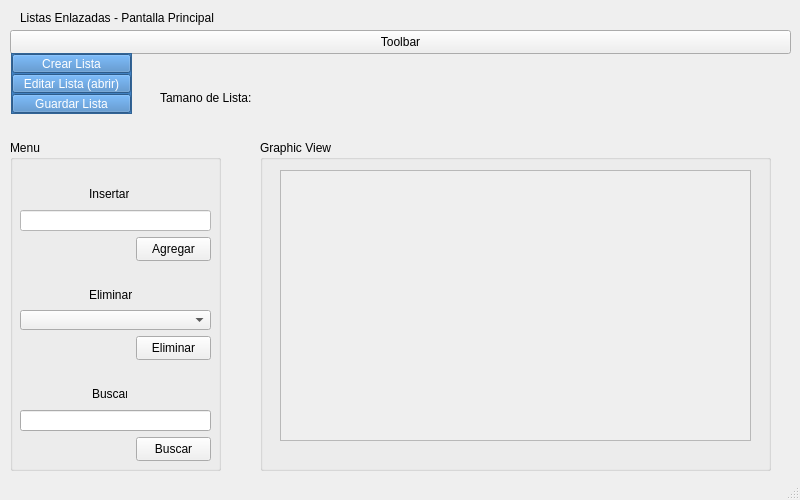
<?xml version="1.0" encoding="UTF-8"?>
<ui version="4.0">
 <class>MainWindowClass</class>
 <widget class="QMainWindow" name="MainWindowClass">
  <property name="geometry">
   <rect>
    <x>0</x>
    <y>0</y>
    <width>800</width>
    <height>500</height>
   </rect>
  </property>
  <property name="windowTitle">
   <string>MainWindow</string>
  </property>
  <property name="styleSheet">
   <string notr="true"/>
  </property>
  <widget class="QWidget" name="centralWidget">
   <widget class="QLabel" name="label_titulo">
    <property name="geometry">
     <rect>
      <x>20</x>
      <y>10</y>
      <width>251</width>
      <height>16</height>
     </rect>
    </property>
    <property name="styleSheet">
     <string notr="true">font: 10pt &quot;Segoe UI&quot;;</string>
    </property>
    <property name="text">
     <string>Listas Enlazadas - Pantalla Principal</string>
    </property>
   </widget>
   <widget class="QPushButton" name="butt_toolbar">
    <property name="geometry">
     <rect>
      <x>10</x>
      <y>30</y>
      <width>781</width>
      <height>24</height>
     </rect>
    </property>
    <property name="styleSheet">
     <string notr="true"/>
    </property>
    <property name="text">
     <string>Toolbar</string>
    </property>
   </widget>
   <widget class="QGroupBox" name="groupBox_menu">
    <property name="geometry">
     <rect>
      <x>10</x>
      <y>140</y>
      <width>211</width>
      <height>331</height>
     </rect>
    </property>
    <property name="palette">
     <palette>
      <active>
       <colorrole role="WindowText">
        <brush brushstyle="SolidPattern">
         <color alpha="255">
          <red>0</red>
          <green>0</green>
          <blue>0</blue>
         </color>
        </brush>
       </colorrole>
       <colorrole role="Button">
        <brush brushstyle="SolidPattern">
         <color alpha="255">
          <red>189</red>
          <green>189</green>
          <blue>189</blue>
         </color>
        </brush>
       </colorrole>
       <colorrole role="Light">
        <brush brushstyle="SolidPattern">
         <color alpha="255">
          <red>255</red>
          <green>255</green>
          <blue>255</blue>
         </color>
        </brush>
       </colorrole>
       <colorrole role="Midlight">
        <brush brushstyle="SolidPattern">
         <color alpha="255">
          <red>222</red>
          <green>222</green>
          <blue>222</blue>
         </color>
        </brush>
       </colorrole>
       <colorrole role="Dark">
        <brush brushstyle="SolidPattern">
         <color alpha="255">
          <red>94</red>
          <green>94</green>
          <blue>94</blue>
         </color>
        </brush>
       </colorrole>
       <colorrole role="Mid">
        <brush brushstyle="SolidPattern">
         <color alpha="255">
          <red>126</red>
          <green>126</green>
          <blue>126</blue>
         </color>
        </brush>
       </colorrole>
       <colorrole role="Text">
        <brush brushstyle="SolidPattern">
         <color alpha="255">
          <red>0</red>
          <green>0</green>
          <blue>0</blue>
         </color>
        </brush>
       </colorrole>
       <colorrole role="BrightText">
        <brush brushstyle="SolidPattern">
         <color alpha="255">
          <red>255</red>
          <green>255</green>
          <blue>255</blue>
         </color>
        </brush>
       </colorrole>
       <colorrole role="ButtonText">
        <brush brushstyle="SolidPattern">
         <color alpha="255">
          <red>0</red>
          <green>0</green>
          <blue>0</blue>
         </color>
        </brush>
       </colorrole>
       <colorrole role="Base">
        <brush brushstyle="SolidPattern">
         <color alpha="255">
          <red>255</red>
          <green>255</green>
          <blue>255</blue>
         </color>
        </brush>
       </colorrole>
       <colorrole role="Window">
        <brush brushstyle="SolidPattern">
         <color alpha="255">
          <red>189</red>
          <green>189</green>
          <blue>189</blue>
         </color>
        </brush>
       </colorrole>
       <colorrole role="Shadow">
        <brush brushstyle="SolidPattern">
         <color alpha="255">
          <red>0</red>
          <green>0</green>
          <blue>0</blue>
         </color>
        </brush>
       </colorrole>
       <colorrole role="AlternateBase">
        <brush brushstyle="SolidPattern">
         <color alpha="255">
          <red>222</red>
          <green>222</green>
          <blue>222</blue>
         </color>
        </brush>
       </colorrole>
       <colorrole role="ToolTipBase">
        <brush brushstyle="SolidPattern">
         <color alpha="255">
          <red>255</red>
          <green>255</green>
          <blue>220</blue>
         </color>
        </brush>
       </colorrole>
       <colorrole role="ToolTipText">
        <brush brushstyle="SolidPattern">
         <color alpha="255">
          <red>0</red>
          <green>0</green>
          <blue>0</blue>
         </color>
        </brush>
       </colorrole>
       <colorrole role="PlaceholderText">
        <brush brushstyle="SolidPattern">
         <color alpha="127">
          <red>0</red>
          <green>0</green>
          <blue>0</blue>
         </color>
        </brush>
       </colorrole>
      </active>
      <inactive>
       <colorrole role="WindowText">
        <brush brushstyle="SolidPattern">
         <color alpha="255">
          <red>0</red>
          <green>0</green>
          <blue>0</blue>
         </color>
        </brush>
       </colorrole>
       <colorrole role="Button">
        <brush brushstyle="SolidPattern">
         <color alpha="255">
          <red>240</red>
          <green>240</green>
          <blue>240</blue>
         </color>
        </brush>
       </colorrole>
       <colorrole role="Light">
        <brush brushstyle="SolidPattern">
         <color alpha="255">
          <red>255</red>
          <green>255</green>
          <blue>255</blue>
         </color>
        </brush>
       </colorrole>
       <colorrole role="Midlight">
        <brush brushstyle="SolidPattern">
         <color alpha="255">
          <red>227</red>
          <green>227</green>
          <blue>227</blue>
         </color>
        </brush>
       </colorrole>
       <colorrole role="Dark">
        <brush brushstyle="SolidPattern">
         <color alpha="255">
          <red>160</red>
          <green>160</green>
          <blue>160</blue>
         </color>
        </brush>
       </colorrole>
       <colorrole role="Mid">
        <brush brushstyle="SolidPattern">
         <color alpha="255">
          <red>160</red>
          <green>160</green>
          <blue>160</blue>
         </color>
        </brush>
       </colorrole>
       <colorrole role="Text">
        <brush brushstyle="SolidPattern">
         <color alpha="255">
          <red>0</red>
          <green>0</green>
          <blue>0</blue>
         </color>
        </brush>
       </colorrole>
       <colorrole role="BrightText">
        <brush brushstyle="SolidPattern">
         <color alpha="255">
          <red>255</red>
          <green>255</green>
          <blue>255</blue>
         </color>
        </brush>
       </colorrole>
       <colorrole role="ButtonText">
        <brush brushstyle="SolidPattern">
         <color alpha="255">
          <red>0</red>
          <green>0</green>
          <blue>0</blue>
         </color>
        </brush>
       </colorrole>
       <colorrole role="Base">
        <brush brushstyle="SolidPattern">
         <color alpha="255">
          <red>255</red>
          <green>255</green>
          <blue>255</blue>
         </color>
        </brush>
       </colorrole>
       <colorrole role="Window">
        <brush brushstyle="SolidPattern">
         <color alpha="255">
          <red>240</red>
          <green>240</green>
          <blue>240</blue>
         </color>
        </brush>
       </colorrole>
       <colorrole role="Shadow">
        <brush brushstyle="SolidPattern">
         <color alpha="255">
          <red>105</red>
          <green>105</green>
          <blue>105</blue>
         </color>
        </brush>
       </colorrole>
       <colorrole role="AlternateBase">
        <brush brushstyle="SolidPattern">
         <color alpha="255">
          <red>245</red>
          <green>245</green>
          <blue>245</blue>
         </color>
        </brush>
       </colorrole>
       <colorrole role="ToolTipBase">
        <brush brushstyle="SolidPattern">
         <color alpha="255">
          <red>255</red>
          <green>255</green>
          <blue>220</blue>
         </color>
        </brush>
       </colorrole>
       <colorrole role="ToolTipText">
        <brush brushstyle="SolidPattern">
         <color alpha="255">
          <red>0</red>
          <green>0</green>
          <blue>0</blue>
         </color>
        </brush>
       </colorrole>
       <colorrole role="PlaceholderText">
        <brush brushstyle="SolidPattern">
         <color alpha="128">
          <red>0</red>
          <green>0</green>
          <blue>0</blue>
         </color>
        </brush>
       </colorrole>
      </inactive>
      <disabled>
       <colorrole role="WindowText">
        <brush brushstyle="SolidPattern">
         <color alpha="255">
          <red>94</red>
          <green>94</green>
          <blue>94</blue>
         </color>
        </brush>
       </colorrole>
       <colorrole role="Button">
        <brush brushstyle="SolidPattern">
         <color alpha="255">
          <red>189</red>
          <green>189</green>
          <blue>189</blue>
         </color>
        </brush>
       </colorrole>
       <colorrole role="Light">
        <brush brushstyle="SolidPattern">
         <color alpha="255">
          <red>255</red>
          <green>255</green>
          <blue>255</blue>
         </color>
        </brush>
       </colorrole>
       <colorrole role="Midlight">
        <brush brushstyle="SolidPattern">
         <color alpha="255">
          <red>222</red>
          <green>222</green>
          <blue>222</blue>
         </color>
        </brush>
       </colorrole>
       <colorrole role="Dark">
        <brush brushstyle="SolidPattern">
         <color alpha="255">
          <red>94</red>
          <green>94</green>
          <blue>94</blue>
         </color>
        </brush>
       </colorrole>
       <colorrole role="Mid">
        <brush brushstyle="SolidPattern">
         <color alpha="255">
          <red>126</red>
          <green>126</green>
          <blue>126</blue>
         </color>
        </brush>
       </colorrole>
       <colorrole role="Text">
        <brush brushstyle="SolidPattern">
         <color alpha="255">
          <red>94</red>
          <green>94</green>
          <blue>94</blue>
         </color>
        </brush>
       </colorrole>
       <colorrole role="BrightText">
        <brush brushstyle="SolidPattern">
         <color alpha="255">
          <red>255</red>
          <green>255</green>
          <blue>255</blue>
         </color>
        </brush>
       </colorrole>
       <colorrole role="ButtonText">
        <brush brushstyle="SolidPattern">
         <color alpha="255">
          <red>94</red>
          <green>94</green>
          <blue>94</blue>
         </color>
        </brush>
       </colorrole>
       <colorrole role="Base">
        <brush brushstyle="SolidPattern">
         <color alpha="255">
          <red>189</red>
          <green>189</green>
          <blue>189</blue>
         </color>
        </brush>
       </colorrole>
       <colorrole role="Window">
        <brush brushstyle="SolidPattern">
         <color alpha="255">
          <red>189</red>
          <green>189</green>
          <blue>189</blue>
         </color>
        </brush>
       </colorrole>
       <colorrole role="Shadow">
        <brush brushstyle="SolidPattern">
         <color alpha="255">
          <red>0</red>
          <green>0</green>
          <blue>0</blue>
         </color>
        </brush>
       </colorrole>
       <colorrole role="AlternateBase">
        <brush brushstyle="SolidPattern">
         <color alpha="255">
          <red>245</red>
          <green>245</green>
          <blue>245</blue>
         </color>
        </brush>
       </colorrole>
       <colorrole role="ToolTipBase">
        <brush brushstyle="SolidPattern">
         <color alpha="255">
          <red>255</red>
          <green>255</green>
          <blue>220</blue>
         </color>
        </brush>
       </colorrole>
       <colorrole role="ToolTipText">
        <brush brushstyle="SolidPattern">
         <color alpha="255">
          <red>0</red>
          <green>0</green>
          <blue>0</blue>
         </color>
        </brush>
       </colorrole>
       <colorrole role="PlaceholderText">
        <brush brushstyle="SolidPattern">
         <color alpha="128">
          <red>0</red>
          <green>0</green>
          <blue>0</blue>
         </color>
        </brush>
       </colorrole>
      </disabled>
     </palette>
    </property>
    <property name="styleSheet">
     <string notr="true"/>
    </property>
    <property name="title">
     <string>Menu</string>
    </property>
    <widget class="QLabel" name="label_insertar">
     <property name="geometry">
      <rect>
       <x>79</x>
       <y>46</y>
       <width>40</width>
       <height>16</height>
      </rect>
     </property>
     <property name="styleSheet">
      <string notr="true"/>
     </property>
     <property name="text">
      <string>Insertar</string>
     </property>
    </widget>
    <widget class="QLineEdit" name="txt_insertar">
     <property name="geometry">
      <rect>
       <x>10</x>
       <y>70</y>
       <width>191</width>
       <height>21</height>
      </rect>
     </property>
     <property name="styleSheet">
      <string notr="true">background-color: rgb(255, 255, 255);</string>
     </property>
    </widget>
    <widget class="QLabel" name="label_eliminar">
     <property name="geometry">
      <rect>
       <x>79</x>
       <y>147</y>
       <width>43</width>
       <height>16</height>
      </rect>
     </property>
     <property name="styleSheet">
      <string notr="true"/>
     </property>
     <property name="text">
      <string>Eliminar</string>
     </property>
    </widget>
    <widget class="QComboBox" name="combo_eliminar">
     <property name="geometry">
      <rect>
       <x>10</x>
       <y>170</y>
       <width>191</width>
       <height>20</height>
      </rect>
     </property>
     <property name="styleSheet">
      <string notr="true"/>
     </property>
    </widget>
    <widget class="QPushButton" name="butt_agregar">
     <property name="geometry">
      <rect>
       <x>126</x>
       <y>97</y>
       <width>75</width>
       <height>24</height>
      </rect>
     </property>
     <property name="styleSheet">
      <string notr="true"/>
     </property>
     <property name="text">
      <string>Agregar</string>
     </property>
    </widget>
    <widget class="QPushButton" name="butt_eliminar">
     <property name="geometry">
      <rect>
       <x>126</x>
       <y>196</y>
       <width>75</width>
       <height>24</height>
      </rect>
     </property>
     <property name="styleSheet">
      <string notr="true"/>
     </property>
     <property name="text">
      <string>Eliminar</string>
     </property>
    </widget>
    <widget class="QLabel" name="label_buscar">
     <property name="geometry">
      <rect>
       <x>82</x>
       <y>246</y>
       <width>35</width>
       <height>16</height>
      </rect>
     </property>
     <property name="styleSheet">
      <string notr="true"/>
     </property>
     <property name="text">
      <string>Buscar</string>
     </property>
    </widget>
    <widget class="QLineEdit" name="txt_buscar">
     <property name="geometry">
      <rect>
       <x>10</x>
       <y>270</y>
       <width>191</width>
       <height>21</height>
      </rect>
     </property>
     <property name="styleSheet">
      <string notr="true"/>
     </property>
    </widget>
    <widget class="QPushButton" name="butt_buscar">
     <property name="geometry">
      <rect>
       <x>126</x>
       <y>297</y>
       <width>75</width>
       <height>24</height>
      </rect>
     </property>
     <property name="styleSheet">
      <string notr="true"/>
     </property>
     <property name="text">
      <string>Buscar</string>
     </property>
    </widget>
   </widget>
   <widget class="QGroupBox" name="groupBox_graphicview">
    <property name="geometry">
     <rect>
      <x>260</x>
      <y>140</y>
      <width>511</width>
      <height>331</height>
     </rect>
    </property>
    <property name="styleSheet">
     <string notr="true"/>
    </property>
    <property name="title">
     <string>Graphic View</string>
    </property>
    <widget class="QScrollArea" name="scrollArea">
     <property name="geometry">
      <rect>
       <x>20</x>
       <y>30</y>
       <width>471</width>
       <height>271</height>
      </rect>
     </property>
     <property name="widgetResizable">
      <bool>true</bool>
     </property>
     <widget class="QWidget" name="scrollAreaWidgetContents">
      <property name="geometry">
       <rect>
        <x>0</x>
        <y>0</y>
        <width>469</width>
        <height>269</height>
       </rect>
      </property>
      <widget class="QWidget" name="widget" native="true">
       <property name="geometry">
        <rect>
         <x>0</x>
         <y>0</y>
         <width>441</width>
         <height>251</height>
        </rect>
       </property>
       <widget class="QWidget" name="verticalLayoutWidget">
        <property name="geometry">
         <rect>
          <x>0</x>
          <y>0</y>
          <width>391</width>
          <height>231</height>
         </rect>
        </property>
        <layout class="QVBoxLayout" name="verticalLayout_2"/>
       </widget>
      </widget>
     </widget>
    </widget>
   </widget>
   <widget class="QFrame" name="frame_opciones">
    <property name="enabled">
     <bool>true</bool>
    </property>
    <property name="geometry">
     <rect>
      <x>11</x>
      <y>53</y>
      <width>121</width>
      <height>61</height>
     </rect>
    </property>
    <property name="styleSheet">
     <string notr="true">background-color: rgb(211, 211, 211);
background-color: rgb(65, 129, 194);</string>
    </property>
    <property name="frameShape">
     <enum>QFrame::StyledPanel</enum>
    </property>
    <property name="frameShadow">
     <enum>QFrame::Raised</enum>
    </property>
    <layout class="QVBoxLayout" name="verticalLayout">
     <property name="spacing">
      <number>1</number>
     </property>
     <property name="leftMargin">
      <number>0</number>
     </property>
     <property name="topMargin">
      <number>0</number>
     </property>
     <property name="rightMargin">
      <number>0</number>
     </property>
     <property name="bottomMargin">
      <number>0</number>
     </property>
     <item>
      <widget class="QPushButton" name="butt_crear_lista">
       <property name="enabled">
        <bool>true</bool>
       </property>
       <property name="styleSheet">
        <string notr="true">color: rgb(255, 255, 255);
</string>
       </property>
       <property name="text">
        <string>Crear Lista</string>
       </property>
      </widget>
     </item>
     <item>
      <widget class="QPushButton" name="butt_editar_lista">
       <property name="styleSheet">
        <string notr="true">color: rgb(255, 255, 255);

</string>
       </property>
       <property name="text">
        <string>Editar Lista (abrir)</string>
       </property>
      </widget>
     </item>
     <item>
      <widget class="QPushButton" name="butt_guardar_lista">
       <property name="styleSheet">
        <string notr="true">color: rgb(255, 255, 255);

</string>
       </property>
       <property name="text">
        <string>Guardar Lista</string>
       </property>
      </widget>
     </item>
    </layout>
   </widget>
   <widget class="QLabel" name="label">
    <property name="geometry">
     <rect>
      <x>160</x>
      <y>90</y>
      <width>101</width>
      <height>16</height>
     </rect>
    </property>
    <property name="text">
     <string>Tamano de Lista: </string>
    </property>
   </widget>
   <widget class="QLabel" name="label_tamano">
    <property name="geometry">
     <rect>
      <x>260</x>
      <y>90</y>
      <width>41</width>
      <height>20</height>
     </rect>
    </property>
    <property name="text">
     <string/>
    </property>
   </widget>
  </widget>
  <widget class="QStatusBar" name="statusBar"/>
  <action name="actionCrear_Lista">
   <property name="text">
    <string>Crear Lista</string>
   </property>
  </action>
  <action name="actionEditar_Lista">
   <property name="text">
    <string>Editar Lista (abrir)</string>
   </property>
  </action>
  <action name="actionGuardar_Lista">
   <property name="text">
    <string>Guardar Lista</string>
   </property>
  </action>
 </widget>
 <layoutdefault spacing="6" margin="11"/>
 <resources>
  <include location="MainWindow.qrc"/>
 </resources>
 <connections/>
</ui>
